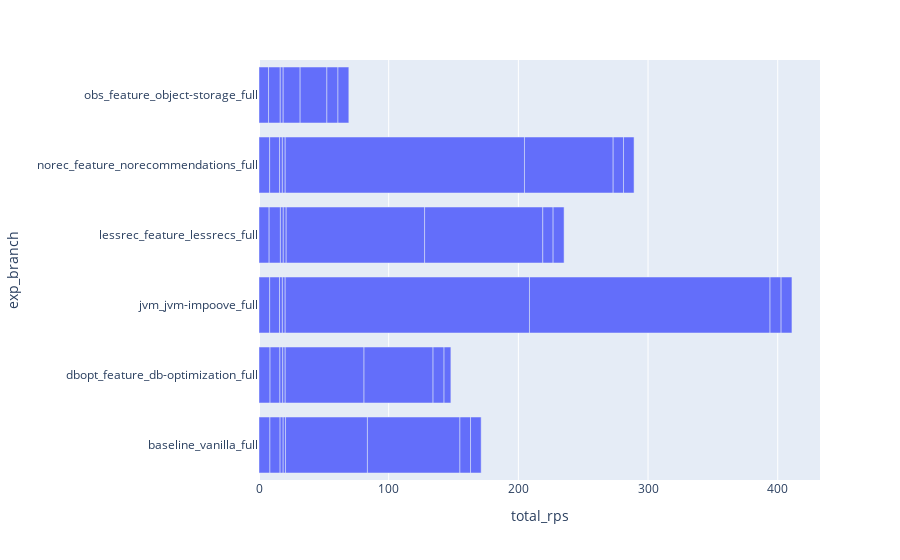

Notebook code cell kept with this figure:
### Code cell
import plotly.express as px
# fig = px.bar(x=["a", "b", "c"], y=[1, 3, 2])
# fig.show()

fig = px.bar(exr.run_stats(), y="exp_branch", x="total_rps")
fig.show()

### Figure 1 — Plotly figure (JSON) as saved in the notebook; plotly's stock layout.template omitted (floating-point values rounded to 4 significant figures)
{"data": [{"alignmentgroup": "True", "hovertemplate": "total_rps=%{x}<br>exp_branch=%{y}<extra></extra>", "legendgroup": "", "marker": {"color": "#636efa", "pattern": {"shape": ""}}, "name": "", "offsetgroup": "", "orientation": "h", "showlegend": false, "textposition": "auto", "type": "bar", "x": [8.427, 7.847, 2.363, 1.825, 63.15, 71.33, 8.183, 8.183, 8.518, 7.613, 2.159, 1.918, 60.78, 53.24, 8.472, 5.265, 8.24, 7.593, 2.195, 2.161, 188.4, 185.5, 8.529, 8.367, 7.816, 8.7, 2.209, 2.235, 106.7, 91.16, 7.945, 8.465, 8.232, 7.638, 2.141, 2.193, 184.5, 68.38, 7.965, 8.148, 7.38, 9.017, 2.249, 13.08, 20.62, 8.545, 8.384], "xaxis": "x", "y": ["baseline_vanilla_full", "baseline_vanilla_full", "baseline_vanilla_full", "baseline_vanilla_full", "baseline_vanilla_full", "baseline_vanilla_full", "baseline_vanilla_full", "baseline_vanilla_full", "dbopt_feature_db-optimization_full", "dbopt_feature_db-optimization_full", "dbopt_feature_db-optimization_full", "dbopt_feature_db-optimization_full", "dbopt_feature_db-optimization_full", "dbopt_feature_db-optimization_full", "dbopt_feature_db-optimization_full", "dbopt_feature_db-optimization_full", "jvm_jvm-impoove_full", "jvm_jvm-impoove_full", "jvm_jvm-impoove_full", "jvm_jvm-impoove_full", "jvm_jvm-impoove_full", "jvm_jvm-impoove_full", "jvm_jvm-impoove_full", "jvm_jvm-impoove_full", "lessrec_feature_lessrecs_full", "lessrec_feature_lessrecs_full", "lessrec_feature_lessrecs_full", "lessrec_feature_lessrecs_full", "lessrec_feature_lessrecs_full", "lessrec_feature_lessrecs_full", "lessrec_feature_lessrecs_full", "lessrec_feature_lessrecs_full", "norec_feature_norecommendations_full", "norec_feature_norecommendations_full", "norec_feature_norecommendations_full", "norec_feature_norecommendations_full", "norec_feature_norecommendations_full", "norec_feature_norecommendations_full", "norec_feature_norecommendations_full", "norec_feature_norecommendations_full", "obs_feature_object-storage_full", "obs_feature_object-storage_full", "obs_feature_object-storage_full", "obs_feature_object-storage_full", "obs_feature_object-storage_full", "obs_feature_object-storage_full", "obs_feature_object-storage_full"], "yaxis": "y"}], "layout": {"barmode": "relative", "legend": {"tracegroupgap": 0}, "margin": {"t": 60}, "xaxis": {"anchor": "y", "domain": [0, 1], "title": {"text": "total_rps"}}, "yaxis": {"anchor": "x", "domain": [0, 1], "title": {"text": "exp_branch"}}}}
